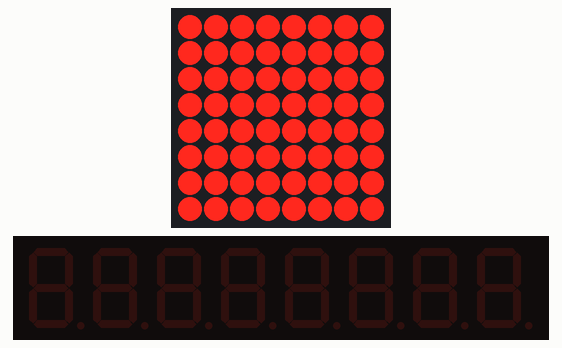
Simulated run of this sketch. Board: Arduino Uno, built with avr-gcc and run on an emulated ATmega328P. Parts: 8×8 LED matrix, 8-digit seven-segment display.

Above: at 1.0 s.
At 1.5 s:
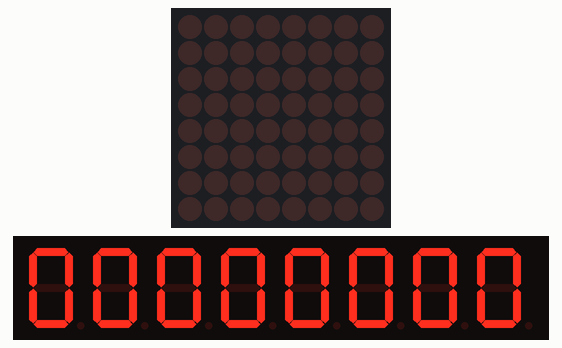
At 6.6 s:
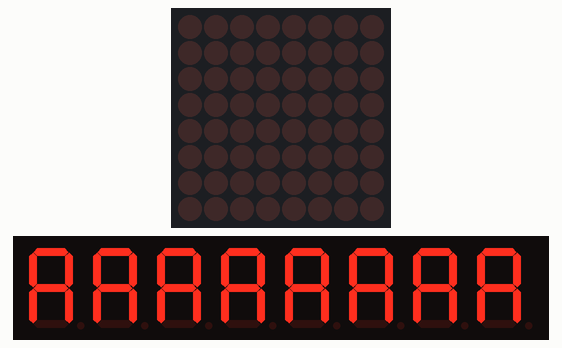
At 7.1 s:
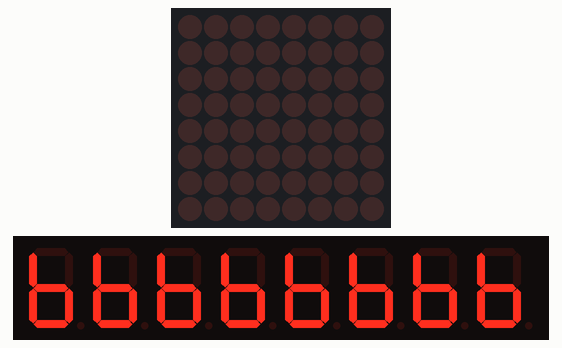
At 7.6 s:
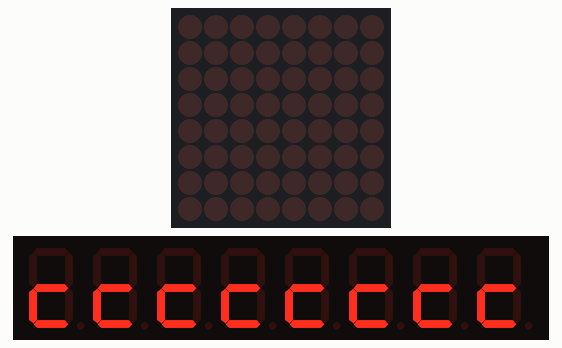
At 9.1 s:
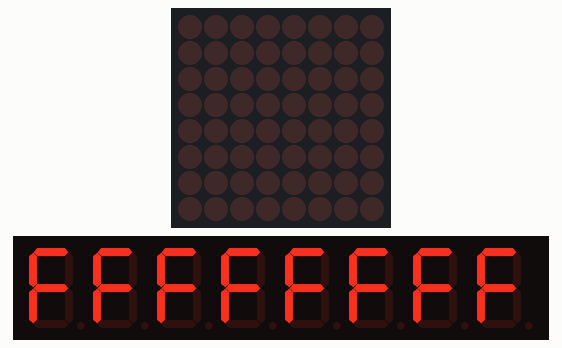

Measured:
- by itself, everything shown: repeats every 8.0 s, in 16 steps
- what the display in image 0 shows lasts 0.6 s, from 0.9 s to 1.5 s
- what the display in image 1 shows lasts 0.5 s, from 1.5 s to 2.0 s

The sketch:

dash.ino
```cpp
// To talk to the MAX7221 driver
#include "LedControl.h"

/*  Set up MAX7221 object
 *  Arduino pin << function << MAX7221 pin
 *  D12 << data << 1
 *  D13 << clock << 13
 *  D11 << chip select << 12
 *  There is only one MAX7221 attached
 *
 *  Mapping for setRow fuction:
 *  <MSB> P A B C D E F G <LSB> */
LedControl dashboard(12, 13, 11, 1);

void setup() {
  // wake up the chip
  dashboard.shutdown(0, false);

  // POST - turn everything on for a sec
  for(int i = 0; i < 8; i++) {
    dashboard.setRow(0, i, 0xFF);
  }

  // fade everything on (ooooh, ahhhhh)
  for(int i = 0; i <= 12; i++) {
    dashboard.setIntensity(0, i);
    delay(75);
  }
  delay(500);
}

void loop() {
  // make sure all the numbers work (bonus - show 'em on the dots, too!
  for(int i = 0; i <= 0x0F; i++) {
    for(int j = 0; j < 8; j++) {
      dashboard.setChar(0, j, i, false);
    }
    delay(500);
  }
}
```
